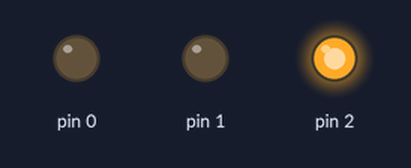
The sketch below on a simulated Arduino Uno, built with avr-gcc and run on an emulated ATmega328P. Parts: output pins drawn as LEDs (lit = HIGH).

Above: at 1.0 s.
At 2.5 s:
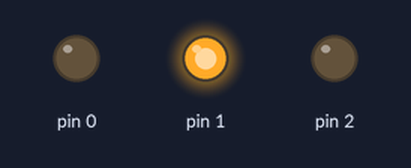
At 4.5 s:
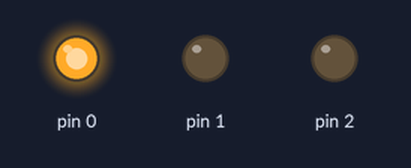
Timing chart, 0 to 7.8 s (numbered marks = the images above):
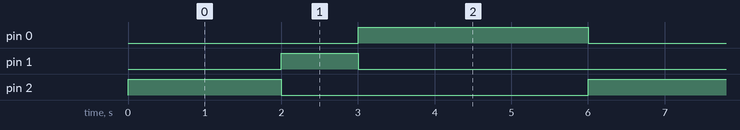

The sketch:

editing_components1.ino
```cpp
void setup() {

  pinMode(0, OUTPUT);
  pinMode(1, OUTPUT);
  pinMode(2, OUTPUT);
}

void loop() {
  digitalWrite(0, LOW);
  digitalWrite(1, LOW);
  digitalWrite(2, HIGH);
  delay(2000);

  digitalWrite(0, LOW);
  digitalWrite(1, HIGH);
  digitalWrite(2, LOW);
  delay(1000);


  digitalWrite(0, HIGH);
  digitalWrite(1, LOW);
  digitalWrite(2, LOW);
  delay(3000);
}
```

Measured:
- by itself, pin 0: alternates HIGH for 3.0 s and LOW for 3.0 s
- by itself, pin 1: alternates HIGH for 1.0 s and LOW for 5.0 s
- by itself, pin 2: alternates HIGH for 2.0 s and LOW for 4.0 s
